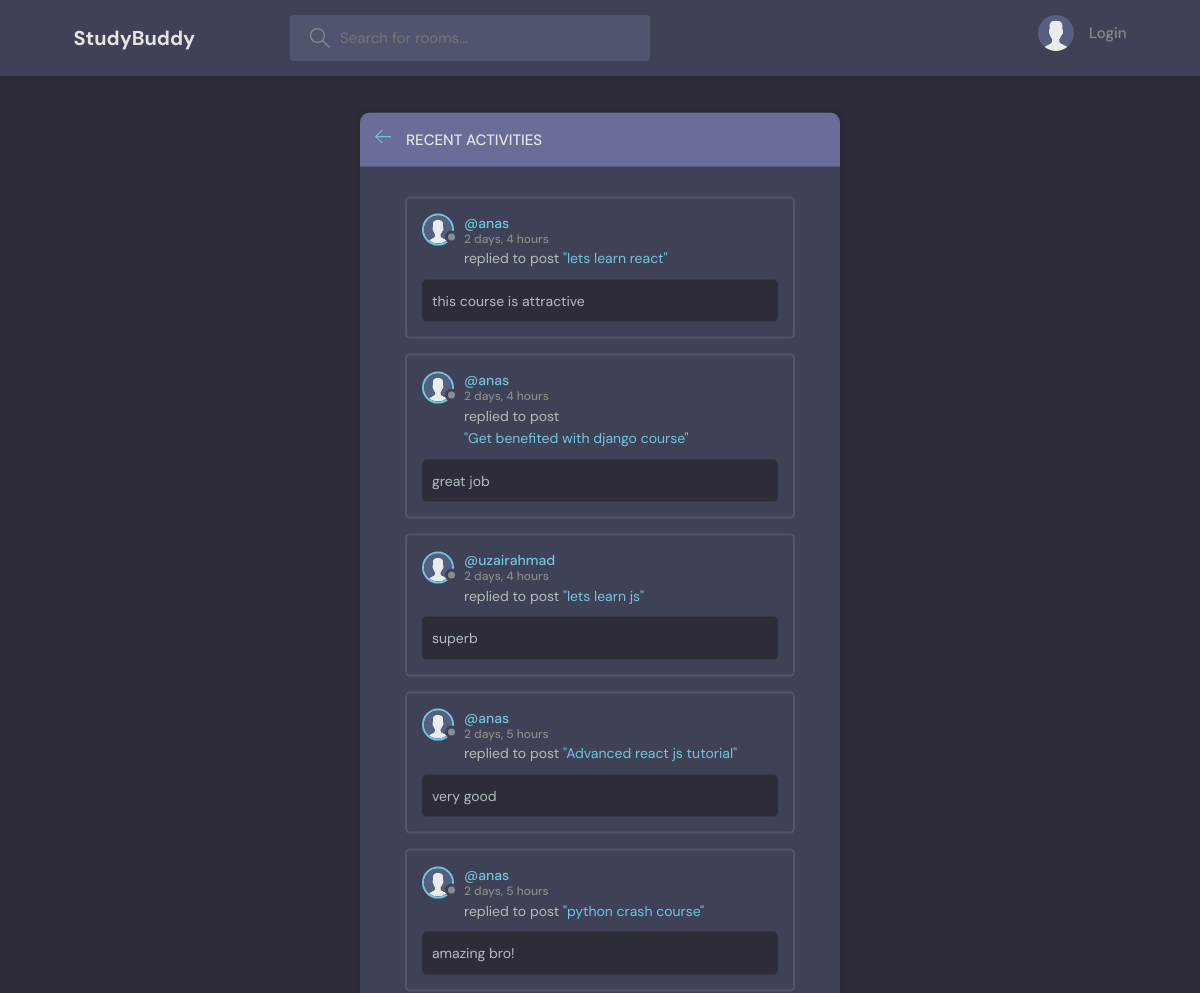
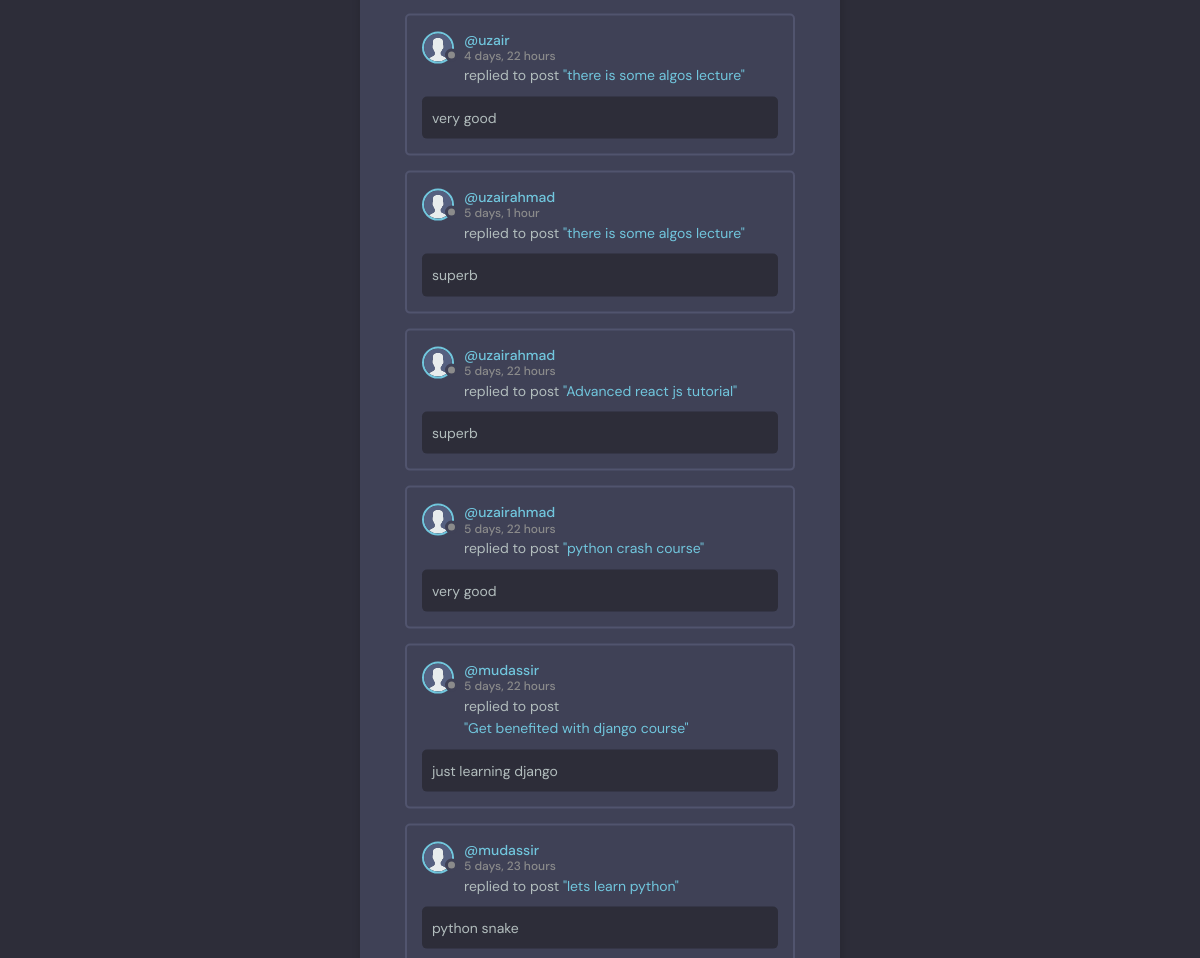
The app's page /acitivity with its own data (2 pictures, top to bottom).
### base/models.py (models this page shows)
class Message(models.Model):
    user = models.ForeignKey(User, on_delete=models.CASCADE)
    room = models.ForeignKey(Room, on_delete=models.CASCADE)
    body = models.TextField()
    updated = models.DateTimeField(auto_now=True)
    created = models.DateTimeField(auto_now_add=True)
    class Meta:
        ordering= ['-updated','-created']
    def __str__(self):
        return self.body[0:50]

class Room(models.Model):
    host = models.ForeignKey(User, on_delete=models.SET_NULL, null=True)
    topic = models.ForeignKey(Topic, on_delete=models.SET_NULL, null=True)
    name = models.CharField(max_length=200)
    participants=models.ManyToManyField(User,related_name='participants',blank=True)
    description = models.TextField(null=True, blank=True)
    updated = models.DateTimeField(auto_now=True)
    created = models.DateTimeField(auto_now_add=True)
    class Meta:
        ordering= ['-updated','-created']
    def __str__(self):
        return self.name

### base/views.py (the view)
# urls.py: path('acitivity', views.activityPage, name='activity'),
def activityPage(request):
     message=Message.objects.all()
     return render(request, 'base/activity.html', {'message':message})

### base/templates/base/activity.html (shortened to what this page needs)
{% extends 'main.html' %} {% block content %} {% load static %}
<main class="layout">
  <div class="container">
    <div class="layout__box">
      <div class="layout__boxHeader">
        <div class="layout__boxTitle">
          <a href="{% url 'home' %}">
            <svg
              version="1.1"
              xmlns="http://www.w3.org/2000/svg"
              width="32"
              height="32"
              viewBox="0 0 32 32"
            >
              <title>arrow-left</title>
              <path
                d="M13.723 2.286l-13.723 13.714 13.719 13.714 1.616-1.611-10.96-10.96h27.625v-2.286h-27.625l10.965-10.965-1.616-1.607z"
              ></path>
            </svg>
          </a>
          <h3>Recent Activities</h3>
        </div>
      </div>
      <div class="activities-page layout__body">
        {% for m in message %}
        <div class="activities__box">
          <div class="activities__boxHeader roomListRoom__header">
            <a
              href="{% url 'profile' m.user.id %}"
              class="roomListRoom__author"
            >
              <div class="avatar avatar--small">
                <img src="{% static 'images/avatar.svg' %}" alt="Avatar" />
              </div>
              <p>
                @{{m.user}}
                <span>{{m.created|timesince}}</span>
              </p>
            </a>
          </div>
          <div class="activities__boxContent">
            <p>
              replied to post
              <a href="{% url 'room' m.room.id %}">"{{m.room}}"</a>
            </p>
            <div class="activities__boxRoomContent">{{m}}</div>
          </div>
        </div>
        {% endfor %}
      </div>
    </div>
  </div>
</main>
{% endblock content%}

### base/static/styles/style.css (style rules this page uses)
:root { --color-main: #71c6dd; --color-main-light: #e1f6fb; --color-dark: #3f4156; --color-dark-medium: #51546e; --color-dark-light: #696d97; --color-light: #e5e5e5; --color-gray: #8b8b8b; --color-light-gray: #b2bdbd; --color-bg: #2d2d39; --color-success: #5dd693; --color-error: #fc4b0b; }
* { font-family: "DM Sans", -apple-system, BlinkMacSystemFont, "Segoe UI", Roboto, Oxygen, Ubuntu, Cantarell, "Open Sans", "Helvetica Neue", sans-serif; margin: 0; padding: 0; box-sizing: border-box; text-rendering: optimizeLegibility; font-size: inherit; }
html { font-size: 56.25%; }
@media only screen and (min-width: 1200px) { html { font-size: 62.5%; } }
body { line-height: 1.6; font-weight: 400; font-size: 1.5rem; color: var(--color-light-gray); background-color: var(--color-bg); min-height: 100vh; }
img { width: 100%; }
a { display: inline-block; color: var(--color-main); text-decoration: none; }
.container { max-width: 120rem; width: 90%; margin: auto; }
.avatar { position: relative; display: inline-block; border-radius: 50%; border: 2px solid var(--color-main); }
.avatar img { display: block; border-radius: 50%; object-fit: cover; object-position: center; }
.avatar::after { content: ""; display: block; position: absolute; background-color: var(--color-gray); z-index: 111; border-radius: 50%; border: 0.3rem solid var(--color-dark); }
.avatar.avatar--small img { width: 2.8rem; height: 2.8rem; }
.avatar.avatar--small:after { width: 0.7rem; height: 0.7rem; bottom: 0px; right: -6px; }
.layout { margin-top: 2.4rem; }
.layout > .container { display: flex; justify-content: space-between; align-items: flex-start; }
.layout__box { width: 90%; max-width: 48rem; min-height: 40rem; position: absolute; top: 50%; left: 50%; transform: translate(-50%, -46%); background-color: var(--color-dark); border-radius: 1rem; box-shadow: 1px 1px 6px 3px rgba(0, 0, 0, 0.1); overflow: hidden; }
.layout__boxHeader { display: flex; padding: 1.5rem; background-color: var(--color-dark-light); }
.layout__boxTitle { display: flex; gap: 1.5rem; align-items: center; }
.layout__boxTitle h3 { text-transform: uppercase; font-weight: 500; color: var(--color-light); }
.layout__boxTitle svg { width: 1.6rem; height: 1.6rem; fill: var(--color-main); }
.layout__body { margin: 3rem; }
.roomListRoom__header { display: flex; justify-content: space-between; align-items: center; }
.roomListRoom__author { font-weight: 500; display: flex; align-items: center; gap: 1rem; }
.activities__box { margin: 1.5rem; padding: 1.5rem; border: 2px solid var(--color-dark-medium); border-radius: 5px; }
.activities__boxHeader p { font-size: 1.4rem; line-height: 1.3; }
.activities__boxHeader p span { color: var(--color-gray); font-size: 1.2rem; display: block; }
.activities__boxContent { margin-left: 4.2rem; }
.activities__boxContent { font-size: 1.4rem; }
.activities__boxRoomContent { background: var(--color-bg); padding: 1rem; border-radius: 5px; margin-top: 1rem; margin-left: -4.2rem; }

### records on screen
Message: user "anas", created "2 days, 4 hours", room "lets learn react", body "this course is attractive"
Message: user "anas", created "2 days, 4 hours", room "Get benefited with django course", body "great job"
Message: user "uzairahmad", created "2 days, 4 hours", room "lets learn js", body "superb"
Message: user "anas", created "2 days, 5 hours", room "Advanced react js tutorial", body "very good"
Message: user "anas", created "2 days, 5 hours", room "python crash course", body "amazing bro!"
Message: user "uzair", created "4 days, 22 hours", room "there is some algos lecture", body "very good"
Message: user "uzairahmad", created "5 days, 1 hour", room "there is some algos lecture", body "superb"
Message: user "uzairahmad", created "5 days, 22 hours", room "Advanced react js tutorial", body "superb"
Message: user "uzairahmad", created "5 days, 22 hours", room "python crash course", body "very good"
Message: user "mudassir", created "5 days, 22 hours", room "Get benefited with django course", body "just learning django"
Message: user "mudassir", created "5 days, 23 hours", room "lets learn python", body "python snake"
